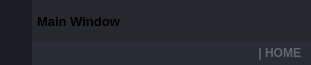
        <widget class="QFrame" name="frame_top">
         <property name="minimumSize">
          <size>
           <width>0</width>
           <height>65</height>
          </size>
         </property>
         <property name="maximumSize">
          <size>
           <width>16777215</width>
           <height>65</height>
          </size>
         </property>
         <property name="styleSheet">
          <string notr="true">background-color: transparent;</string>
         </property>
         <property name="frameShape">
          <enum>QFrame::NoFrame</enum>
         </property>
         <property name="frameShadow">
          <enum>QFrame::Raised</enum>
         </property>
         <layout class="QHBoxLayout" name="horizontalLayout_3">
          <property name="spacing">
           <number>0</number>
          </property>
          <property name="leftMargin">
           <number>0</number>
          </property>
          <property name="topMargin">
           <number>0</number>
          </property>
          <property name="rightMargin">
           <number>0</number>
          </property>
          <property name="bottomMargin">
           <number>0</number>
          </property>
          <item>
           <widget class="QFrame" name="frame_toggle">
            <property name="maximumSize">
             <size>
              <width>70</width>
              <height>16777215</height>
             </size>
            </property>
            <property name="styleSheet">
             <string notr="true">background-color: rgb(27, 29, 35);</string>
            </property>
            <property name="frameShape">
             <enum>QFrame::NoFrame</enum>
            </property>
            <property name="frameShadow">
             <enum>QFrame::Raised</enum>
            </property>
            <layout class="QVBoxLayout" name="verticalLayout_3">
             <property name="spacing">
              <number>0</number>
             </property>
             <property name="leftMargin">
              <number>0</number>
             </property>
             <property name="topMargin">
              <number>0</number>
             </property>
             <property name="rightMargin">
              <number>0</number>
             </property>
             <property name="bottomMargin">
              <number>0</number>
             </property>
             <item>
              <widget class="QPushButton" name="btn_toggle_menu">
               <property name="sizePolicy">
                <sizepolicy hsizetype="Expanding" vsizetype="Expanding">
                 <horstretch>0</horstretch>
                 <verstretch>0</verstretch>
                </sizepolicy>
               </property>
               <property name="styleSheet">
                <string notr="true">QPushButton {
	background-image: url(:/24x24/icons/24x24/cil-menu.png);
	background-position: center;
	background-repeat: no-reperat;
	border: none;
	background-color: rgb(27, 29, 35);
}
QPushButton:hover {
	background-color: rgb(33, 37, 43);
}
QPushButton:pressed {	
	background-color: rgb(85, 170, 255);
}</string>
               </property>
               <property name="text">
                <string/>
               </property>
              </widget>
             </item>
            </layout>
           </widget>
          </item>
          <item>
           <widget class="QFrame" name="frame_top_right">
            <property name="styleSheet">
             <string notr="true">background: transparent;</string>
            </property>
            <property name="frameShape">
             <enum>QFrame::NoFrame</enum>
            </property>
            <property name="frameShadow">
             <enum>QFrame::Raised</enum>
            </property>
            <layout class="QVBoxLayout" name="verticalLayout_2">
             <property name="spacing">
              <number>0</number>
             </property>
             <property name="leftMargin">
              <number>0</number>
             </property>
             <property name="topMargin">
              <number>0</number>
             </property>
             <property name="rightMargin">
              <number>0</number>
             </property>
             <property name="bottomMargin">
              <number>0</number>
             </property>
             <item>
              <widget class="QFrame" name="frame_top_btns">
               <property name="maximumSize">
                <size>
                 <width>16777215</width>
                 <height>42</height>
                </size>
               </property>
               <property name="styleSheet">
                <string notr="true">background-color: rgba(27, 29, 35, 200)</string>
               </property>
               <property name="frameShape">
                <enum>QFrame::NoFrame</enum>
               </property>
               <property name="frameShadow">
                <enum>QFrame::Raised</enum>
               </property>
               <layout class="QHBoxLayout" name="horizontalLayout_4">
                <property name="spacing">
                 <number>0</number>
                </property>
                <property name="leftMargin">
                 <number>0</number>
                </property>
                <property name="topMargin">
                 <number>0</number>
                </property>
                <property name="rightMargin">
                 <number>0</number>
                </property>
                <property name="bottomMargin">
                 <number>0</number>
                </property>
                <item>
                 <widget class="QFrame" name="frame_label_top_btns">
                  <property name="sizePolicy">
                   <sizepolicy hsizetype="Expanding" vsizetype="Preferred">
                    <horstretch>0</horstretch>
                    <verstretch>0</verstretch>
                   </sizepolicy>
                  </property>
                  <property name="frameShape">
                   <enum>QFrame::NoFrame</enum>
                  </property>
                  <property name="frameShadow">
                   <enum>QFrame::Raised</enum>
                  </property>
                  <layout class="QHBoxLayout" name="horizontalLayout_10">
                   <property name="spacing">
                    <number>0</number>
                   </property>
                   <property name="leftMargin">
                    <number>5</number>
                   </property>
                   <property name="topMargin">
                    <number>0</number>
                   </property>
                   <property name="rightMargin">
                    <number>10</number>
                   </property>
                   <property name="bottomMargin">
                    <number>0</number>
                   </property>
                   <item>
                    <widget class="QFrame" name="frame_icon_top_bar">
                     <property name="maximumSize">
                      <size>
                       <width>30</width>
                       <height>30</height>
                      </size>
                     </property>
                     <property name="styleSheet">
                      <string notr="true">background: transparent;
background-image: url(:/16x16/icons/16x16/cil-screen-desktop.png);
background-position: center;
background-repeat: no-repeat;
</string>
                     </property>
                     <property name="frameShape">
                      <enum>QFrame::StyledPanel</enum>
                     </property>
                     <property name="frameShadow">
                      <enum>QFrame::Raised</enum>
                     </property>
                    </widget>
                   </item>
                   <item>
                    <widget class="QLabel" name="label_title_bar_top">
                     <property name="font">
                      <font>
                       <family>Segoe UI</family>
                       <pointsize>10</pointsize>
                       <weight>75</weight>
                       <bold>true</bold>
                      </font>
                     </property>
                     <property name="styleSheet">
                      <string notr="true">background: transparent;
</string>
                     </property>
                     <property name="text">
                      <string>Main Window</string>
                     </property>
                    </widget>
                   </item>
                  </layout>
                 </widget>
                </item>
                <item alignment="Qt::AlignRight">
                 <widget class="QFrame" name="frame_btns_right">
                  <property name="sizePolicy">
                   <sizepolicy hsizetype="Expanding" vsizetype="Preferred">
                    <horstretch>0</horstretch>
                    <verstretch>0</verstretch>
                   </sizepolicy>
                  </property>
                  <property name="maximumSize">
                   <size>
                    <width>180</width>
                    <height>16777215</height>
                   </size>
                  </property>
                  <property name="frameShape">
                   <enum>QFrame::NoFrame</enum>
                  </property>
                  <property name="frameShadow">
                   <enum>QFrame::Raised</enum>
                  </property>
                  <layout class="QHBoxLayout" name="horizontalLayout_5">
                   <property name="spacing">
                    <number>0</number>
                   </property>
                   <property name="leftMargin">
                    <number>0</number>
                   </property>
                   <property name="topMargin">
                    <number>0</number>
                   </property>
                   <property name="rightMargin">
                    <number>0</number>
                   </property>
                   <property name="bottomMargin">
                    <number>0</number>
                   </property>
                   <item>
                    <widget class="QPushButton" name="btn_fullscreen">
                     <property name="sizePolicy">
                      <sizepolicy hsizetype="Minimum" vsizetype="Preferred">
                       <horstretch>0</horstretch>
                       <verstretch>0</verstretch>
                      </sizepolicy>
                     </property>
                     <property name="minimumSize">
                      <size>
                       <width>40</width>
                       <height>0</height>
                      </size>
                     </property>
                     <property name="maximumSize">
                      <size>
                       <width>40</width>
                       <height>16777215</height>
                      </size>
                     </property>
                     <property name="toolTip">
                      <string>Pantalla Completa</string>
                     </property>
                     <property name="styleSheet">
                      <string notr="true">QPushButton {	
	border: none;
	background-color: transparent;
}
QPushButton:hover {
	background-color: rgb(52, 59, 72);
}
QPushButton:pressed {	
	background-color: rgb(85, 170, 255);
}</string>
                     </property>
                     <property name="text">
                      <string/>
                     </property>
                     <property name="icon">
                      <iconset resource="files.qrc">
                       <normaloff>:/20x20/icons/20x20/cil-fullscreen.png</normaloff>:/20x20/icons/20x20/cil-fullscreen.png</iconset>
                     </property>
                     <property name="shortcut">
                      <string>F11</string>
                     </property>
                    </widget>
                   </item>
                   <item>
                    <spacer name="horizontalSpacer_4">
                     <property name="orientation">
                      <enum>Qt::Horizontal</enum>
                     </property>
                     <property name="sizeHint" stdset="0">
                      <size>
                       <width>40</width>
                       <height>20</height>
                      </size>
                     </property>
                    </spacer>
                   </item>
                   <item>
                    <widget class="QPushButton" name="btn_minimize">
                     <property name="sizePolicy">
                      <sizepolicy hsizetype="Minimum" vsizetype="Expanding">
                       <horstretch>0</horstretch>
                       <verstretch>0</verstretch>
                      </sizepolicy>
                     </property>
                     <property name="minimumSize">
                      <size>
                       <width>40</width>
                       <height>0</height>
                      </size>
                     </property>
                     <property name="maximumSize">
                      <size>
                       <width>40</width>
                       <height>16777215</height>
                      </size>
                     </property>
                     <property name="toolTip">
                      <string>Minimize</string>
                     </property>
                     <property name="styleSheet">
                      <string notr="true">QPushButton {	
	border: none;
	background-color: transparent;
}
QPushButton:hover {
	background-color: rgb(52, 59, 72);
}
QPushButton:pressed {	
	background-color: rgb(85, 170, 255);
}</string>
                     </property>
                     <property name="text">
                      <string/>
                     </property>
                     <property name="icon">
                      <iconset resource="files.qrc">
                       <normaloff>:/16x16/icons/16x16/cil-window-minimize.png</normaloff>:/16x16/icons/16x16/cil-window-minimize.png</iconset>
                     </property>
                    </widget>
                   </item>
                   <item>
                    <widget class="QPushButton" name="btn_maximize_restore">
                     <property name="sizePolicy">
                      <sizepolicy hsizetype="Minimum" vsizetype="Expanding">
                       <horstretch>0</horstretch>
                       <verstretch>0</verstretch>
                      </sizepolicy>
                     </property>
                     <property name="minimumSize">
                      <size>
                       <width>40</width>
                       <height>0</height>
                      </size>
                     </property>
                     <property name="maximumSize">
                      <size>
                       <width>40</width>
                       <height>16777215</height>
                      </size>
                     </property>
                     <property name="toolTip">
                      <string>Maximize</string>
                     </property>
                     <property name="styleSheet">
                      <string notr="true">QPushButton {	
	border: none;
	background-color: transparent;
}
QPushButton:hover {
	background-color: rgb(52, 59, 72);
}
QPushButton:pressed {	
	background-color: rgb(85, 170, 255);
}</string>
                     </property>
                     <property name="text">
                      <string/>
                     </property>
                     <property name="icon">
                      <iconset resource="files.qrc">
                       <normaloff>:/16x16/icons/16x16/cil-window-maximize.png</normaloff>:/16x16/icons/16x16/cil-window-maximize.png</iconset>
                     </property>
                    </widget>
                   </item>
                   <item>
                    <widget class="QPushButton" name="btn_close">
                     <property name="sizePolicy">
                      <sizepolicy hsizetype="Minimum" vsizetype="Expanding">
                       <horstretch>0</horstretch>
                       <verstretch>0</verstretch>
                      </sizepolicy>
                     </property>
                     <property name="minimumSize">
                      <size>
                       <width>40</width>
                       <height>0</height>
                      </size>
                     </property>
                     <property name="maximumSize">
                      <size>
                       <width>40</width>
                       <height>16777215</height>
                      </size>
                     </property>
                     <property name="toolTip">
                      <string>Close</string>
                     </property>
                     <property name="styleSheet">
                      <string notr="true">QPushButton {	
	border: none;
	background-color: transparent;
}
QPushButton:hover {
	background-color: rgb(255, 60, 63);
}
QPushButton:pressed {	
	background-color: rgb(217, 0, 0);
}</string>
                     </property>
                     <property name="text">
                      <string/>
                     </property>
                     <property name="icon">
                      <iconset resource="files.qrc">
                       <normaloff>:/16x16/icons/16x16/cil-x.png</normaloff>:/16x16/icons/16x16/cil-x.png</iconset>
                     </property>
                    </widget>
                   </item>
                  </layout>
                 </widget>
                </item>
               </layout>
              </widget>
             </item>
             <item>
              <widget class="QFrame" name="frame_top_info">
               <property name="maximumSize">
                <size>
                 <width>16777215</width>
                 <height>65</height>
                </size>
               </property>
               <property name="styleSheet">
                <string notr="true">background-color: rgb(39, 44, 54);</string>
               </property>
               <property name="frameShape">
                <enum>QFrame::NoFrame</enum>
               </property>
               <property name="frameShadow">
                <enum>QFrame::Raised</enum>
               </property>
               <layout class="QHBoxLayout" name="horizontalLayout_8">
                <property name="spacing">
                 <number>0</number>
                </property>
                <property name="leftMargin">
                 <number>10</number>
                </property>
                <property name="topMargin">
                 <number>0</number>
                </property>
                <property name="rightMargin">
                 <number>10</number>
                </property>
                <property name="bottomMargin">
                 <number>0</number>
                </property>
                <item>
                 <widget class="QLabel" name="label_top_info_1">
                  <property name="minimumSize">
                   <size>
                    <width>0</width>
                    <height>20</height>
                   </size>
                  </property>
                  <property name="maximumSize">
                   <size>
                    <width>16777215</width>
                    <height>20</height>
                   </size>
                  </property>
                  <property name="font">
                   <font>
                    <family>Segoe UI</family>
                   </font>
                  </property>
                  <property name="styleSheet">
                   <string notr="true">color: rgb(98, 103, 111); </string>
                  </property>
                  <property name="text">
                   <string/>
                  </property>
                  <property name="wordWrap">
                   <bool>true</bool>
                  </property>
                 </widget>
                </item>
                <item>
                 <widget class="QLabel" name="label_top_info_2">
                  <property name="minimumSize">
                   <size>
                    <width>0</width>
                    <height>0</height>
                   </size>
                  </property>
                  <property name="maximumSize">
                   <size>
                    <width>250</width>
                    <height>20</height>
                   </size>
                  </property>
                  <property name="font">
                   <font>
                    <family>Segoe UI</family>
                    <weight>75</weight>
                    <bold>true</bold>
                   </font>
                  </property>
                  <property name="styleSheet">
                   <string notr="true">color: rgb(98, 103, 111);</string>
                  </property>
                  <property name="text">
                   <string>| HOME</string>
                  </property>
                  <property name="alignment">
                   <set>Qt::AlignRight|Qt::AlignTrailing|Qt::AlignVCenter</set>
                  </property>
                 </widget>
                </item>
               </layout>
              </widget>
             </item>
            </layout>
           </widget>
          </item>
         </layout>
        </widget>
